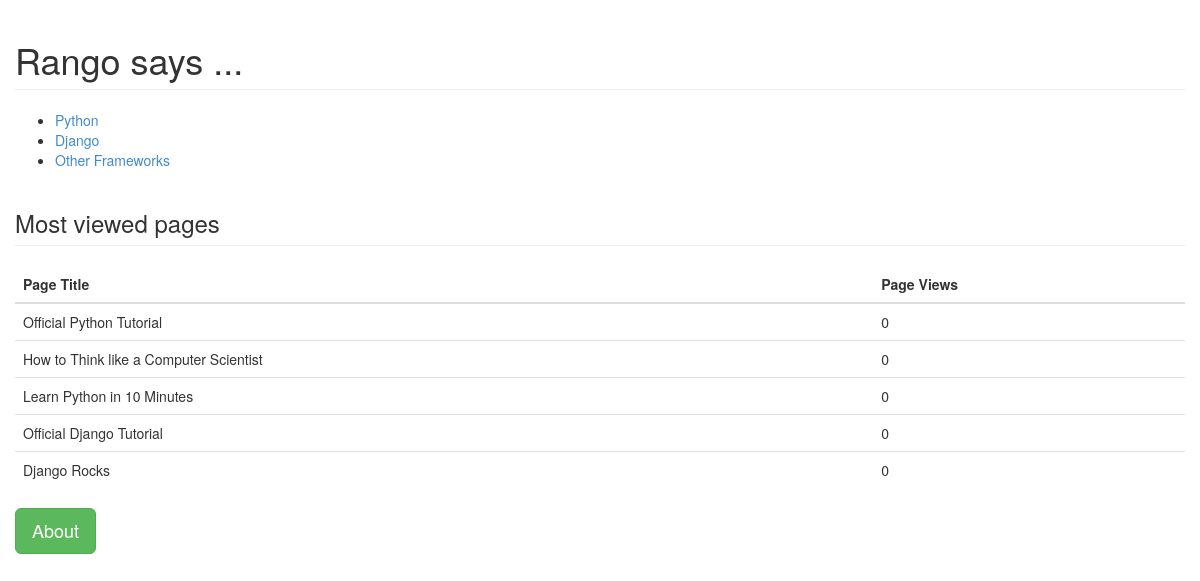
The app's page /rango/, older data.
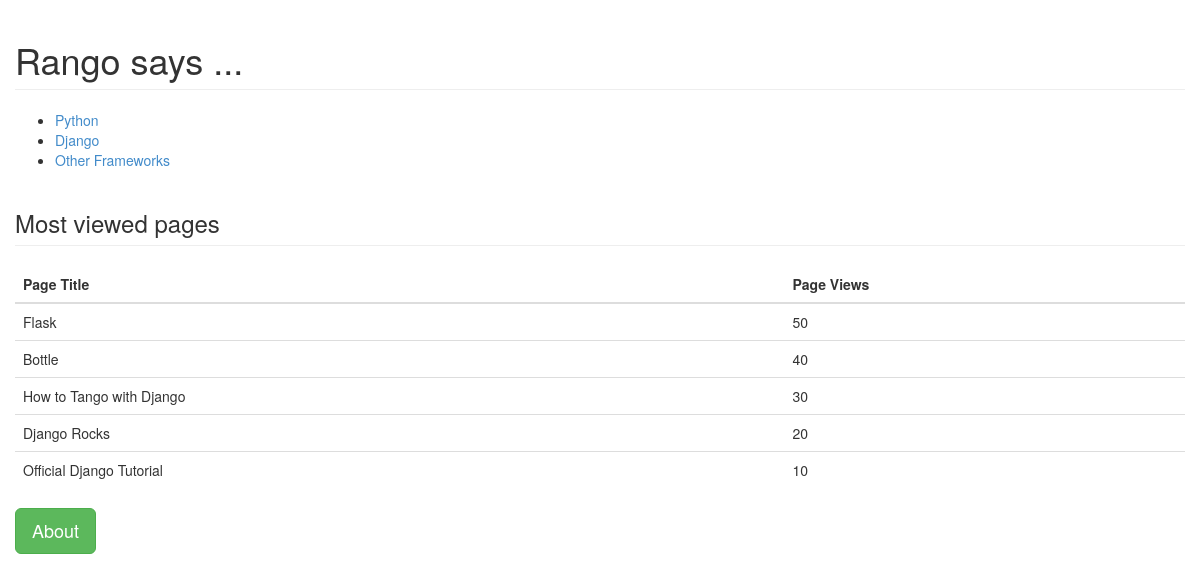
The same page, newer data.
### rango/models.py (models this page shows, shortened)
class Category(models.Model):
	name = models.CharField(max_length=128, unique=True)
	views = models.IntegerField(default=0)
	likes = models.IntegerField(default=0)
	slug = models.SlugField(unique=False)

class Page(models.Model):
	category = models.ForeignKey(Category)
	title = models.CharField(max_length=128)
	url = models.URLField()
	views = models.IntegerField(default=0)

### rango/views.py (the view)
def index(request):
	context_dict = {}
	category_list = Category.objects.order_by('-likes')[:5]
	context_dict['categories'] = category_list
	most_viewed_pages_list = Page.objects.order_by('-views')[:5]
	context_dict['most_viewed_pages'] = most_viewed_pages_list
	return render(request, 'rango/index.html', context_dict)

### rango/templates/rango/index.html (shortened to what this page needs)
<!DOCTYPE html>
<html>
	<head>
		{% load staticfiles %}
		<link rel="stylesheet" type="text/css" href="{% static 'css/style.css' %}">
	</head>
	<body>
		<div class="container">
			<div class="row">
				<h1 class="page-header">Rango says ...</h1>
				{% if categories %}
					<ul>
						{% for category in categories %}
						<li>
							<a href="/rango/category/{{ category.slug }}">
								{{ category.name }}
							</a>
						</li>
						{% endfor %}
					</ul>
				{% else %}
					<div class="bg-danger">
						<h3>There are no categories present.</h3>
					</div>
				{% endif %}
				<h3 class="page-header">Most viewed pages</h3>
				{% if most_viewed_pages %}
					<table class="table table-hover">
							<thead>
								<tr class="primary">
									<th>Page Title</th>
									<th>Page Views</th>
								</tr>
							</thead>
						{% for page in most_viewed_pages %}
							<tr>
								<td>{{ page.title }}</td>
								<td>{{ page.views }}</td>
							</tr>
						{% endfor %}
					</table>
				{% endif %}
				<a href="/rango/about" class="btn btn-success btn-lg">About</a>
			</div>
		</div>
	</body>
</html>

Row changes from the older to the newer data that the page shows:
no longer on this page (row unchanged): Page: title "Official Python Tutorial", views "0"
no longer on this page (row unchanged): Page: title "How to Think like a Computer Scientist", views "0"
no longer on this page (row unchanged): Page: title "Learn Python in 10 Minutes", views "0"
now on this page (row edited): Page: title "Flask", views "50"
now on this page (row edited): Page: title "Bottle", views "40"
now on this page (row edited): Page: title "How to Tango with Django", views "30"
changed Page "Django Rocks": views "0" → "20"; moves up the list
changed Page "Official Django Tutorial": views "0" → "10"
